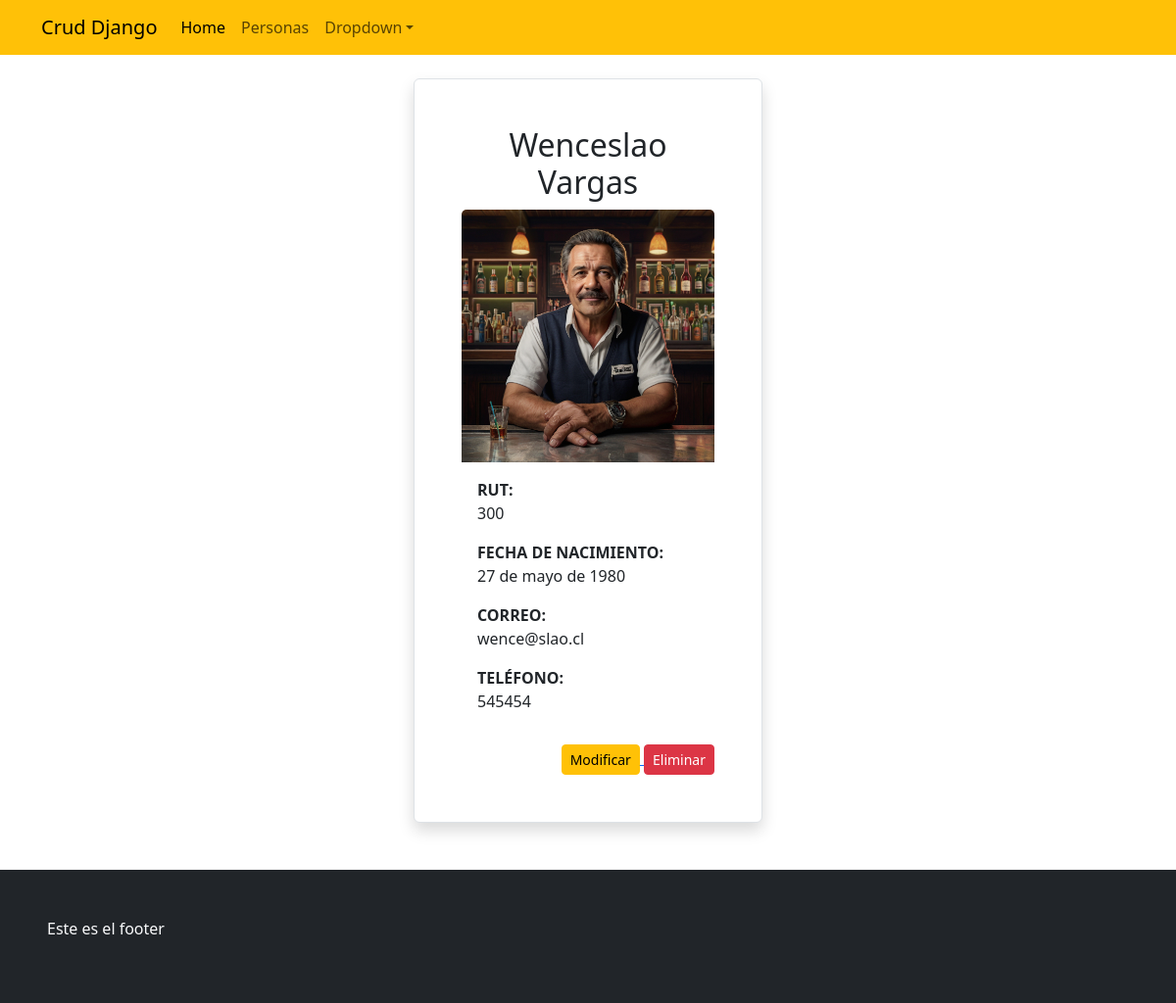
The app's page /detallepersona/300 with its own data.
### appcrud/models.py (models this page shows, shortened)
class Persona(models.Model):
    rut=models.CharField(max_length=10,primary_key=True, null=False)
    nombre=models.CharField(max_length=50,null=False)
    apellido=models.CharField(max_length=50, null=False)
    fecha_ncto=models.DateField(verbose_name='Fecha de Nacimiento',error_messages='ta malo')
    correo=models.EmailField(error_messages='coloca bien el correo...')
    telefono=models.IntegerField()
    imagen=models.ImageField(upload_to='personas',null=True)

### appcrud/views.py (the view)
# urls.py: path('detallepersona/<id>',detallepersona,name='detallepersona'),
def detallepersona(request,id):
     persona=get_object_or_404(Persona, rut=id)
     datos={
         "persona":persona
     }
     return render(request,'appcrud/detallepersona.html', datos)

### appcrud/templates/appcrud/detallepersona.html
{% extends "appcrud/base.html" %}
{% load static %}
{% block contenido %}
<div class="container">
    <div class='mt-4 mb-5'>
        <div class="row">
            <div class="col-sm-4"></div>
            <div class="col-sm-4">
                <div class="card p-5 border rounded shadow">
                    <h2 class="card-title text-center">{{persona.nombre}} {{persona.apellido}}</h2>
                        <img class="card-img-top" src="{{persona.imagen.url}}" alt="Card image">
                    <div class="card-body">
                        <p class="card-text"><span style="font-weight:bold">RUT: </span><br>{{persona.rut}}</p>
                        <p class="card-text"><span style="font-weight:bold">FECHA DE NACIMIENTO: </span><br>{{persona.fecha_ncto}}</p>
                        <p class="card-text"><span style="font-weight:bold">CORREO: </span><br>{{persona.correo}}</p>
                        <p class="card-text"><span style="font-weight:bold">TELÉFONO: </span><br>{{persona.telefono}}</p>
                    </div>
                    <div class="mt-3 d-flex justify-content-end">
                        <a href="{% url 'modificarpersona' persona.rut %}"><input type="button" value="Modificar" class="btn btn-warning btn-sm">&nbsp;</a>
                        <a href="{% url 'eliminarpersona' persona.rut %}"><input type="button" value="Eliminar" class="btn btn-danger btn-sm"> </a>
                    </div>
                </div>
            </div>
            <div class="col-sm-4"></div>
        </div>
    </div>
</div>
{% endblock contenido %}

### records on screen
Persona: nombre "Wenceslao", apellido "Vargas", imagen (picture), rut "300", fecha_ncto "27 de mayo de 1980", correo "wence@slao.cl", telefono "545454"
